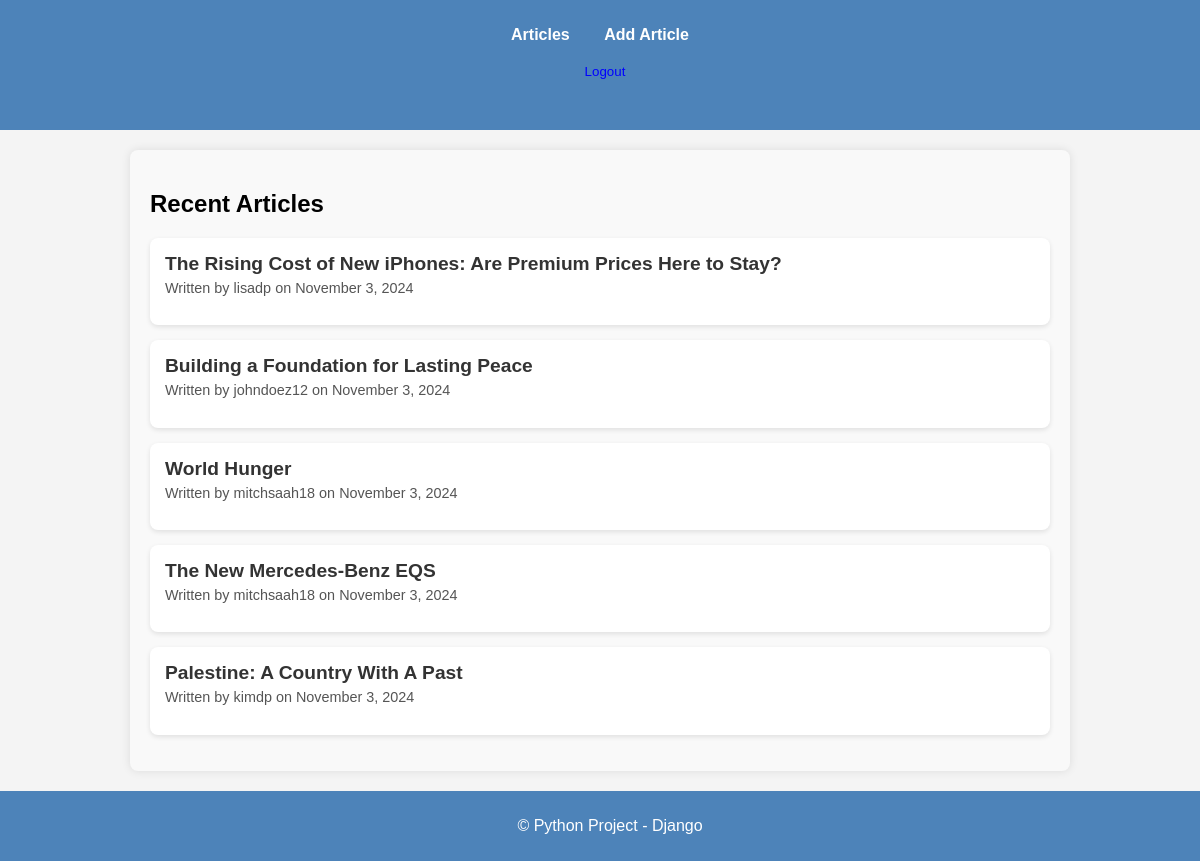
Screenshot of / (signed in) with the database file from the repository.
### my_app/models.py (models this page shows, shortened)
class Article(models.Model):
    title = models.CharField(max_length=200)
    content = models.TextField()
    author = models.ForeignKey(User, on_delete=models.CASCADE)
    created_at = models.DateTimeField(auto_now_add=True)

### my_app/views.py (the view)
# urls.py: path('', views.home, name='home'),
def home(request):
    recent_articles = Article.objects.order_by('-created_at')[:5]
    return render(request, 'base.html', {'recent_articles': recent_articles})

### my_app/templates/base.html (shortened to what this page needs)
{% load static %}
<!DOCTYPE html>
<html lang="en">
<head>
    <link rel="stylesheet" href="{% static 'css/style.css' %}">
</head>
<body>
    <header>
        <nav>
            <ul>
                {% if user.is_authenticated %}
                    <li><a href="{% url 'article_list' %}">Articles</a></li>
                    <li><a href="{% url 'add_article' %}">Add Article</a></li>
                    <li>
                    <form action="{% url 'logout' %}" method="post" style="display:inline;">
                            <button type="submit" style="background:none; border:none; color:blue; cursor:pointer;">Logout</button>
                        </form>
                    </li>
                {% else %}
                    <li><a href="{% url 'login' %}">Login</a></li>
                    <li><a href="{% url 'register' %}">Register</a></li>
                    <li><a href="{% url 'article_list' %}">Articles</a></li>
                {% endif %}
            </ul>
        </nav>
    </header>
    <main>
         <div class="content">
            {% if recent_articles %}
            <div class="recent-articles-container">
                <h2>Recent Articles</h2>
                <ul class="article-list">
                    {% for article in recent_articles %}
                        <li class="article-card">
                            <a href="{% url 'article_detail' article.pk %}" class="article-link">{{ article.title }}</a>
                            <p>Written by {{ article.author.username }} on {{ article.created_at|date:"F j, Y" }}</p>
                        </li>
                    {% endfor %}
                </ul>
            </div>
            {% endif %}
        </div>
    </main>
    <footer>
        <p>&copy; Python Project - Django</p>
    </footer>
</body>
</html>

### static/css/style.css (style rules this page uses)
body { font-family: Arial, sans-serif; background-color: #f4f4f4; margin: 0; padding: 0; }
header { background-color: #4D83B9; color: white; padding: 10px 0; text-align: center; }
header nav ul { list-style: none; padding: 0; }
header nav ul li { display: inline; margin: 0 15px; }
header nav ul li a { color: white; text-decoration: none; font-weight: bold; }
form input, form button { width: calc(100% - 20px); padding: 10px; margin-bottom: 15px; border: 1px solid #ccc; border-radius: 4px; box-sizing: border-box; }
form button { background-color: #4D83B9; color: white; cursor: pointer; padding: 10px; margin-top: 10px; }
footer { background-color: #4D83B9; color: white; text-align: center; padding: 10px; width: 100%; }
.article-list { list-style-type: none; padding: 0; }
.article-card { margin-bottom: 15px; padding: 15px; background-color: #ffffff; border-radius: 8px; box-shadow: 0 2px 5px rgba(0, 0, 0, 0.1); transition: transform 0.2s ease; }
.article-link { font-size: 1.2em; font-weight: bold; color: #333; text-decoration: none; }
.article-card p { font-size: 0.9em; color: #555; margin-top: 5px; }
.recent-articles-container { max-width: 900px; margin: 20px auto; padding: 20px; background-color: #f9f9f9; border-radius: 8px; box-shadow: 0 0 10px rgba(0, 0, 0, 0.1); }

### rows the page displays
Article: title "The Rising Cost of New iPhones: Are Premium Prices Here to Stay?", author.username "lisadp", created_at "November 3, 2024"
Article: title "Building a Foundation for Lasting Peace", author.username "johndoez12", created_at "November 3, 2024"
Article: title "World Hunger", author.username "mitchsaah18", created_at "November 3, 2024"
Article: title "The New Mercedes-Benz EQS", author.username "mitchsaah18", created_at "November 3, 2024"
Article: title "Palestine: A Country With A Past", author.username "kimdp", created_at "November 3, 2024"
